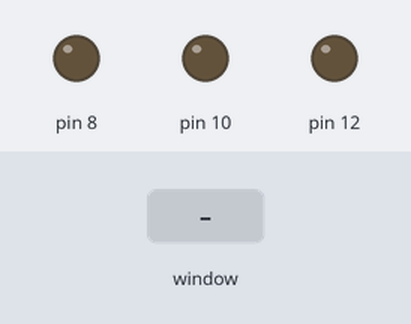
A program run on a simulated Raspberry Pi (header pin numbers). Shown: output pins drawn as LEDs (lit = HIGH). The inputs (shaded band) are chosen by the test bench. The desktop window is not drawn, its controls go by their first labels and the mouse button is held 0.15 s. At 5.8 s the program stops and its outputs stay as they are.

Above: at 1.2 s.
1.3 s: control labelled "RED" in the window clicked
At 2.3 s:
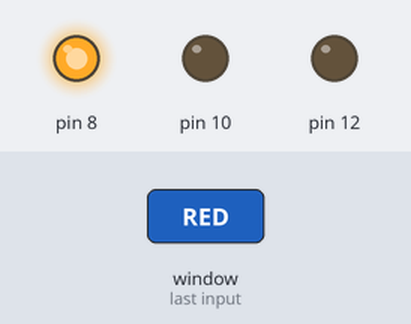
2.8 s: control labelled "YELLOW" in the window clicked
At 3.5 s:
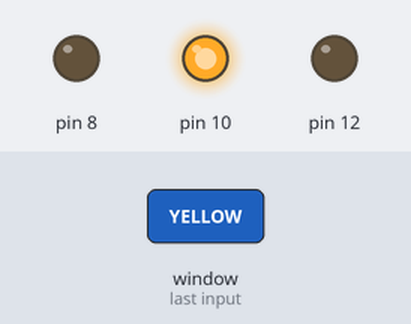
4.3 s: control labelled "GREEN" in the window clicked
At 4.6 s:
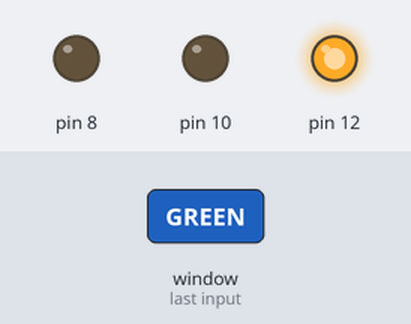
5.8 s: control labelled "QUIT" in the window clicked
At 6.9 s:
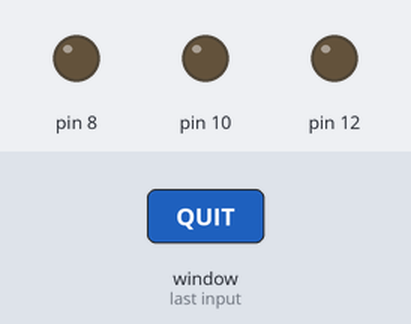
Timing chart, 0 to 7.3 s (numbered marks = the images above; inputs shaded):
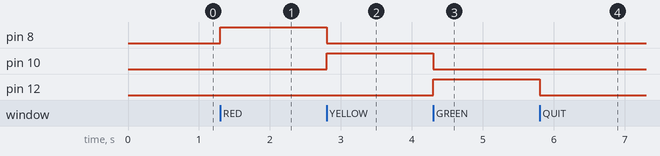

Measured:
- after the input at 1.3 s, pin 8: LOW → HIGH at once
- after the input at 2.8 s, pin 8: HIGH → LOW at once; pin 10: LOW → HIGH at once
- after the input at 4.3 s, pin 10: HIGH → LOW at once; pin 12: LOW → HIGH at once
- after the input at 5.8 s, pin 12: HIGH → LOW at once

The program:

TrafficLed.py
```python
# new
import RPi.GPIO as GPIO
from tkinter import *

window = Tk() # initialising a window for the GUI
radio_buttons = ["RED", "YELLOW", "GREEN"]  # creating an list of all the radio buttons which will be used in the program
GPIO.setmode(GPIO.BOARD)  # setting up GPIO on the rpi
GPIO.setup(8, GPIO.OUT, initial=GPIO.LOW)  # red
GPIO.setup(10, GPIO.OUT, initial=GPIO.LOW)  # yellow
GPIO.setup(12, GPIO.OUT, initial=GPIO.LOW)  # green

x = IntVar()  # value will be assigned for each radio button in the form of an integer

def radio_button_selection():
    if x.get() == 0:  # red
        GPIO.output(8, GPIO.HIGH)
        GPIO.output(10, GPIO.LOW)
        GPIO.output(12, GPIO.LOW)
    elif x.get() == 1:  # yellow
        GPIO.output(8, GPIO.LOW)
        GPIO.output(10, GPIO.HIGH)
        GPIO.output(12, GPIO.LOW)
    elif x.get() == 2:  # green
        GPIO.output(8, GPIO.LOW)
        GPIO.output(10, GPIO.LOW)
        GPIO.output(12, GPIO.HIGH)


# turn off all leds
def clear():
    GPIO.output(8, GPIO.LOW)
    GPIO.output(10, GPIO.LOW)
    GPIO.output(12, GPIO.LOW)
    close()

# closing the program using quit button
def close():
    window.quit()

# creating radio buttons for each colour in the list
for i in range(len(radio_buttons)):
    radio_button = Radiobutton(window, text=radio_buttons[i], variable=x, width=10, padx=25, font=("Arial", 20),
                               background=radio_buttons[i], value=i, command=radio_button_selection)
    # inside the window, create 3 radio buttons based on array text, assign with same variable, but different value like a switch
    # the command will execute the certain if statement (from the function radio_button_function)
    radio_button.pack(anchor=W) # anchors, so they are aligned

quit_button = Button(window, text="QUIT", font=("Arial", 20, "bold"), command=clear)
quit_button.pack()
window.mainloop()
```
